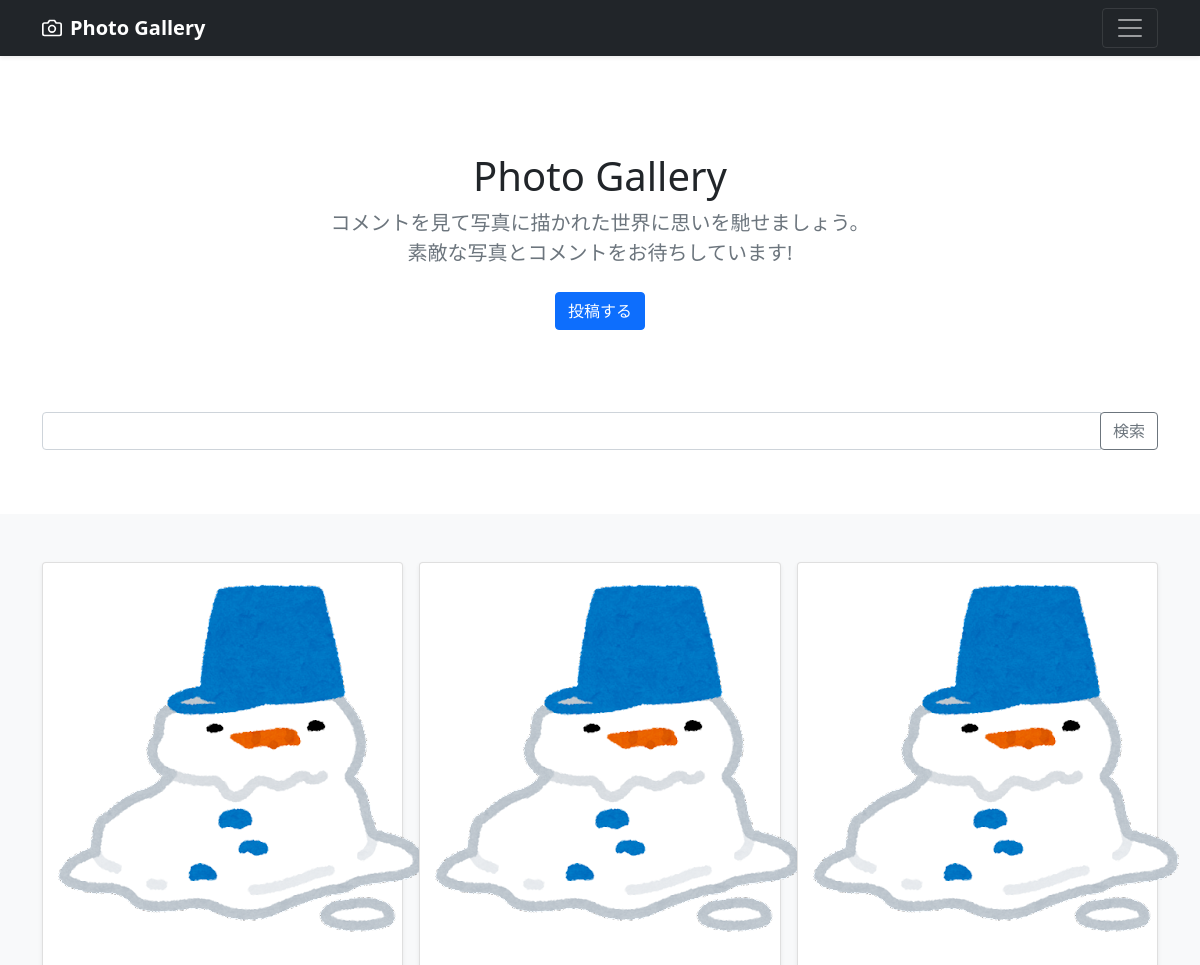
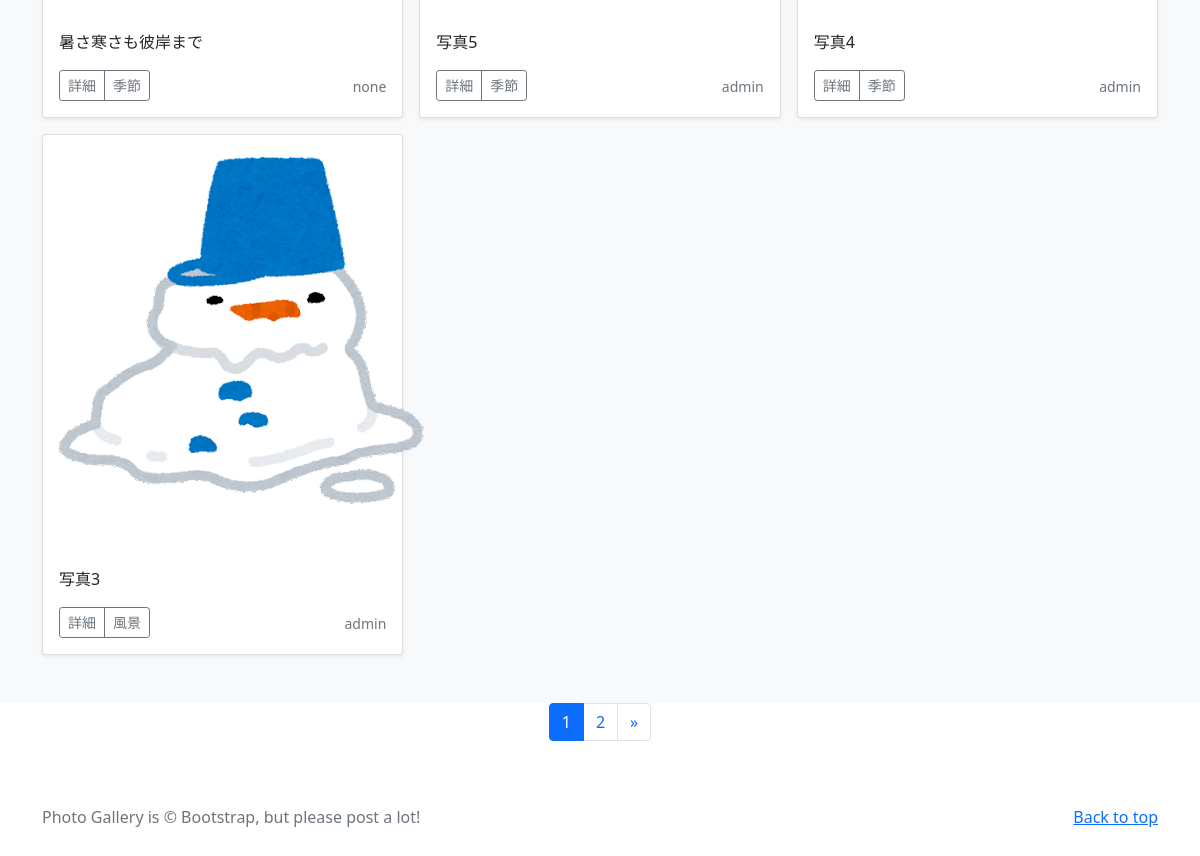
The app's page /, older data (2 pictures, top to bottom).
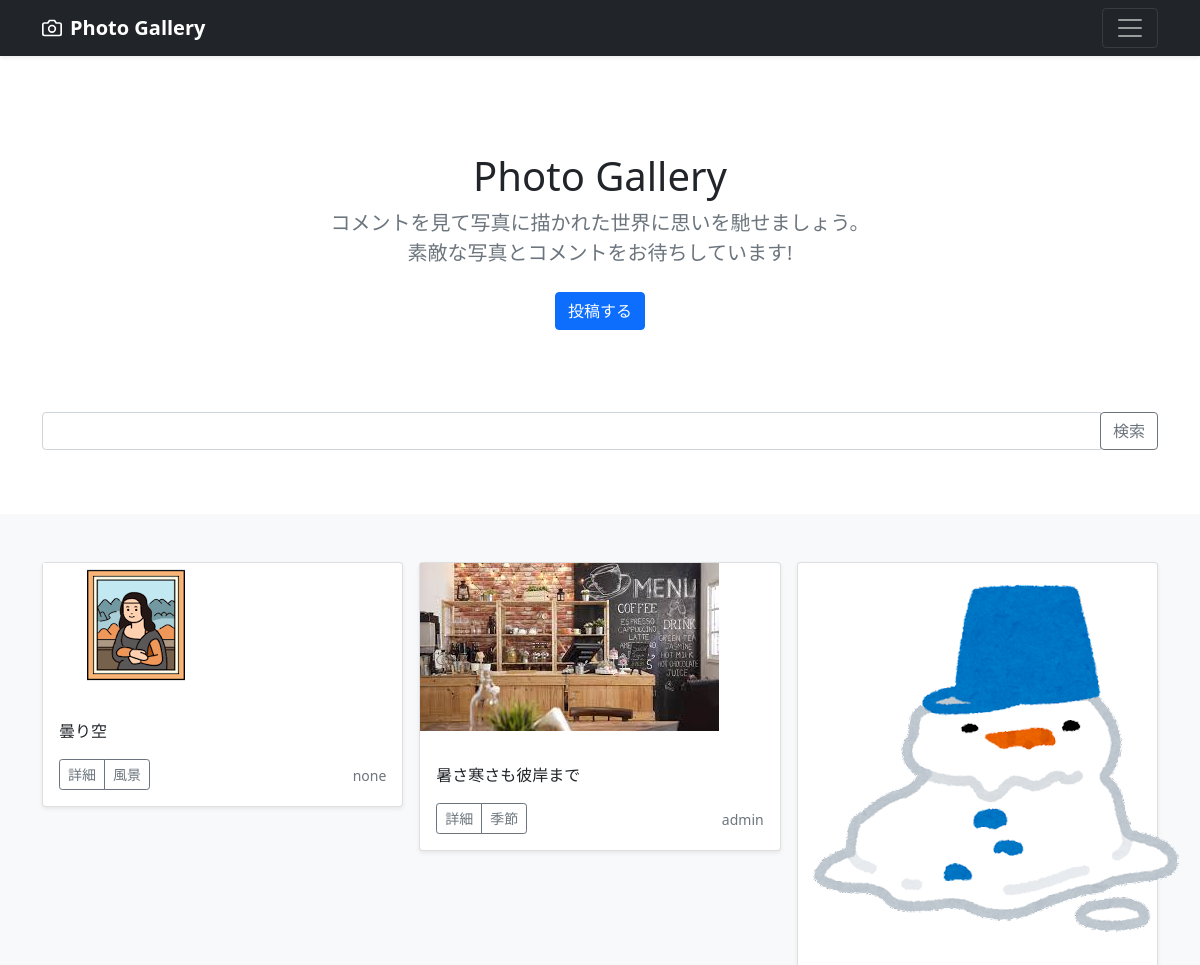
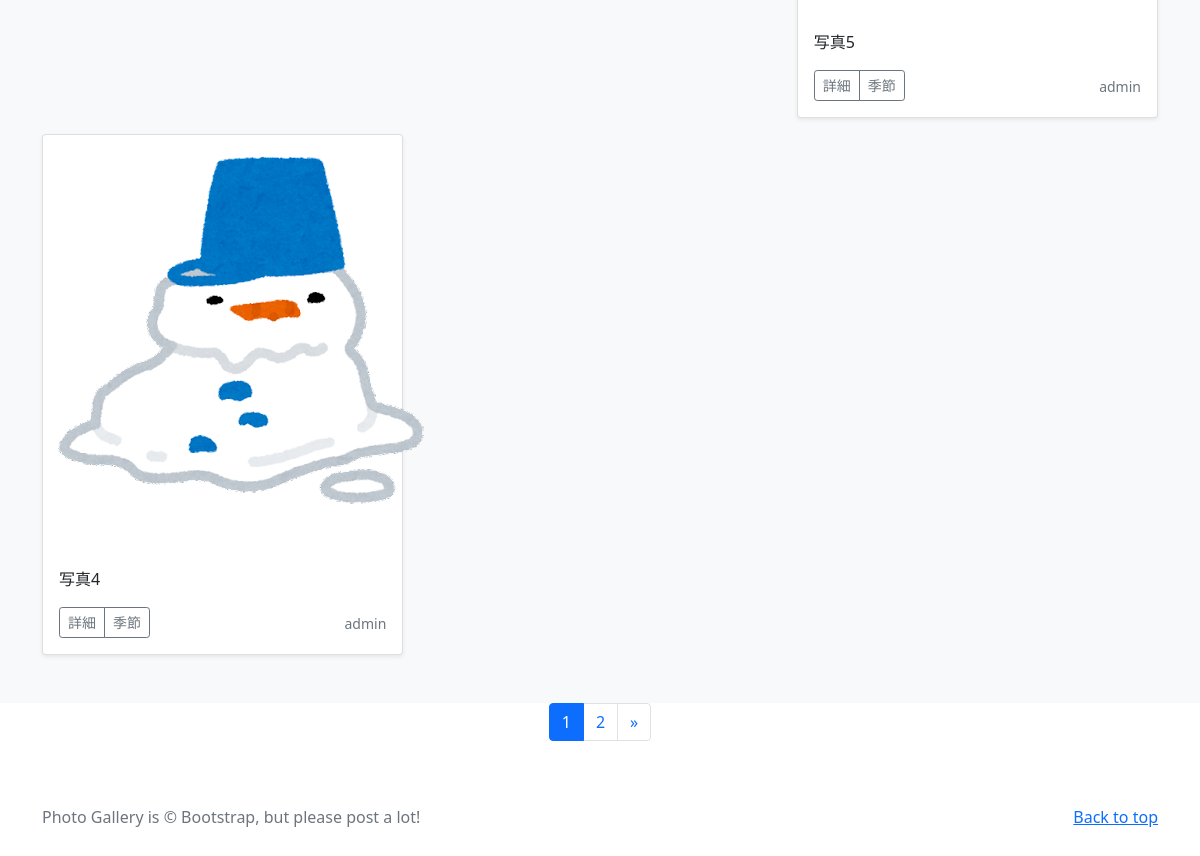
The same page, newer data (2 pictures, top to bottom).
### photo/models.py (models this page shows, shortened)
class PhotoPost(models.Model):
    user = models.ForeignKey(
        to=CustomUser,
        verbose_name='ユーザ',
        on_delete=models.CASCADE,
        null=True
    )
    category = models.ForeignKey(
        to=Category,
        verbose_name='カテゴリ',
        on_delete=models.PROTECT,
        null=True
    )
    title = models.CharField(
        verbose_name='タイトル',
        max_length=20
    )
    comment = models.TextField(
        verbose_name='コメント'
    )
    image1 = models.ImageField(
        verbose_name='イメージ1',
        upload_to='photos',
        null=True,
        blank=True
    )
    image2 = models.ImageField(
        verbose_name='イメージ2',
        upload_to='photos',
        null=True,
        blank=True
    )
    posted_at = models.DateTimeField(
        verbose_name='投稿日時',
        auto_now_add=True
    )

class Category(models.Model):
    title = models.CharField(
        verbose_name='タイトル',
        max_length=20
    )

### accounts/models.py (models this page shows)
class CustomUser(AbstractUser):
    birthday = models.DateField(
        verbose_name='生年月日',
        null=True,
        blank=True
    )

### photo/views.py (the view)
# urls.py: path('', views.IndexView.as_view(), name='index'),
class IndexView(ListView):
    template_name = 'photo/index.html'
    context_object_name = 'photo_list'
    paginate_by = 4
    def get_context_data(self, **kwargs):
        context = super().get_context_data(**kwargs)
        context['search_form'] = SearchForm(self.request.GET)
        return context
    def get_queryset(self):
        searchForm = SearchForm(self.request.GET)
        keyword = ''
        if searchForm.is_valid():
            keyword = searchForm.cleaned_data.get('key')
        queryset = PhotoPost.objects.filter(Q(title__contains=keyword) | Q(comment__contains=keyword)).order_by('-posted_at')
        return queryset

### photo/forms.py
class SearchForm(forms.Form):
    key = forms.CharField(label='検索文字列')
    def __init__(self, *args, **kwargs):
        super().__init__(*args, **kwargs)
        self.fields['key'].widget.attrs['class'] = 'form-control'

### templates/photo/index.html (shortened to what this page needs)
{% extends 'photo/base.html'%}
{% load static %}
{% block contents%}
<section class="py-5 text-center container">
  <div class="row py-lg-5">
    <div class="col-lg-6 col-md-8 mx-auto">
      <h1 class="fw-light">Photo Gallery</h1>
      <p class="lead text-muted">
        コメントを見て写真に描かれた世界に思いを馳せましょう。
        素敵な写真とコメントをお待ちしています!</p>
      <p>
        <a href="{% url 'photo:post_photo'%}" class="btn btn-primary my-2">投稿する</a>
      </p>
    </div>
  </div>
  <form method="GET" action="/">
    <div class="input-group mb-3" style="margin-top: 10px;">
      {{ search_form.key }}
      <div class="input-group-append">
        <button class="btn btn-outline-secondary" type="submit" id="button-addon2">検索</button>
      </div>
    </div>
  </form>
</section>
{% include 'photo/photo_list.html' %}
{% if is_paginated %}
{% include 'photo/pagenation.html'%}
{% endif %}
{% endblock%}

### templates/photo/photo_list.html
{% load static %}
<div class="album py-5 bg-light">
  <div class="container">
    <div class="row row-cols-1 row-cols-sm-2 row-cols-md-3 g-3">
      {% for photo in photo_list %}
      <div class="col">
        <div class="card shadow-sm">
          {% if photo.image1 %}
          <p><img src="{{ photo.image1.url }}"></img></p>
          {% elif photo.image2 %}
          <p><img src="{{ photo.image2.url }}"></img></p>
          {% else %}
          <p><img src="{% static 'img/snowman.png'%}"></img></p>
          {% endif %}
          <div class="card-body">
            <p class="card-text">{{photo.title}}</p>
            <div class="d-flex justify-content-between align-items-center">
              <div class="btn-group">
                <a href="{% url 'photo:detail_photo' photo.pk%}" class="btn btn-sm btn-outline-secondary">詳細</a>
                <a href="{% url 'photo:category' photo.category.title%}" class="btn btn-sm btn-outline-secondary">
                  {{photo.category.title}}</a>
              </div>
              {% if photo.user %}
              <a href="{% url 'photo:user_list' photo.user.pk%}" class="text-decoration-none"><small
                  class="text-muted">{{photo.user.username}}</small></a>
              {% else %}
              <a href="#" class="text-decoration-none"><small class="text-muted">none</small></a>
              {% endif %}
            </div>
          </div>
        </div>
      </div>
      {% endfor %}
    </div>
  </div>
</div>

Row changes from the older to the newer data that the page shows:
no longer on this page (row unchanged): PhotoPost: title "写真3", category "風景", user.username "admin"
added PhotoPost: image1 (picture), title "曇り空", category "風景", shows "none"
changed PhotoPost "暑さ寒さも彼岸まで": image1 empty → "photos/cafe.jpg" (drawn); image1: picture added; user.username (not shown) → "admin"; no longer shows "none"
